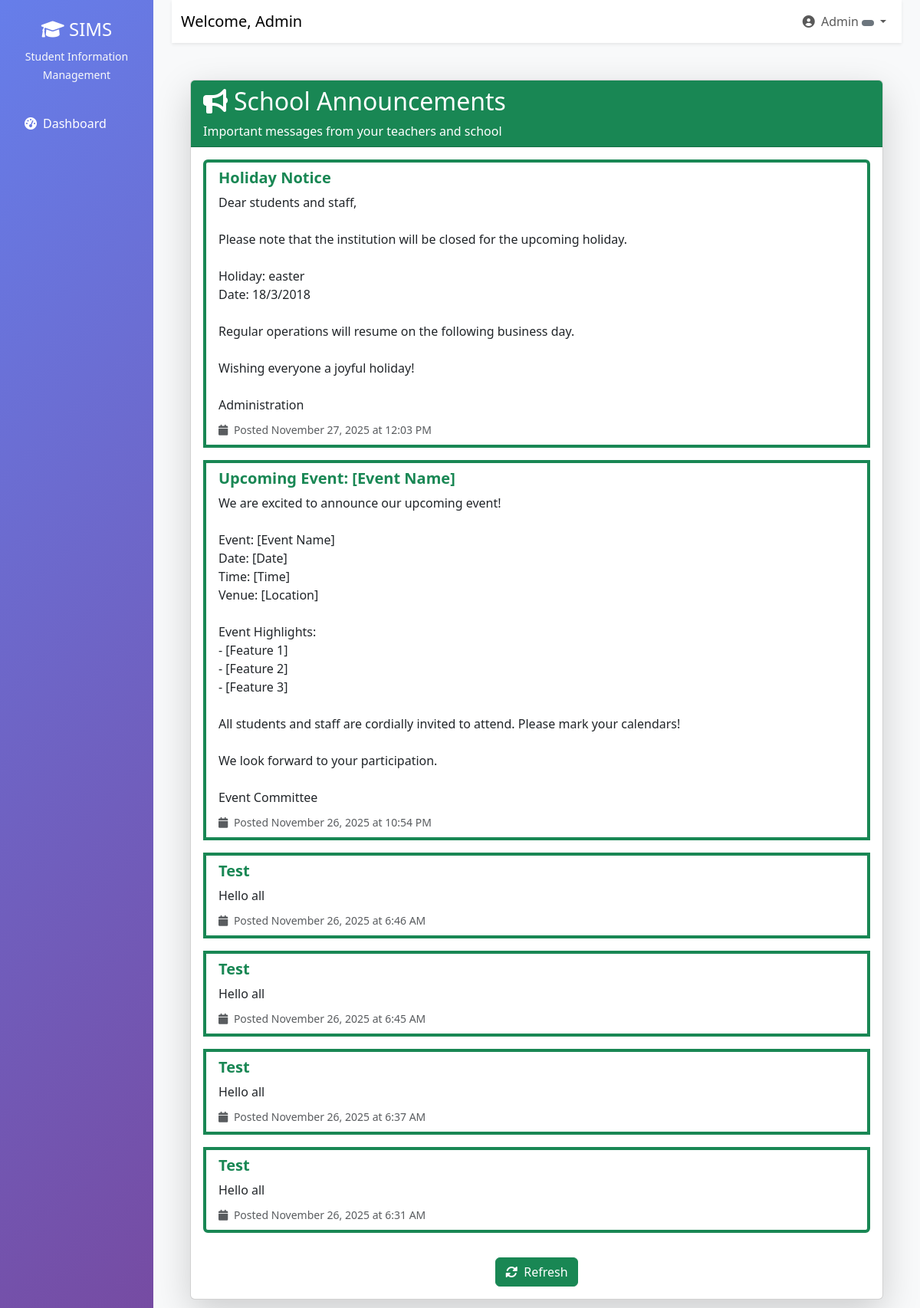
/students/announcements/ (signed in), run on the app's committed database.
### users/models.py (models this page shows, shortened)
class User(AbstractUser):
    ROLE_CHOICES = (
        ('admin', 'Administrator'),
        ('teacher', 'Teacher'),
        ('student', 'Student'),
        ('registrar', 'Registrar'),
        ('finance', 'Finance Officer'),
        ('parent', 'Parent'),
    )
    role = models.CharField(max_length=20, choices=ROLE_CHOICES)
    phone = models.CharField(max_length=15, blank=True)
    address = models.TextField(blank=True)
    date_of_birth = models.DateField(null=True, blank=True)
    profile_picture = models.ImageField(upload_to='profiles/', null=True, blank=True)
    is_approved = models.BooleanField(default=False)
    created_at = models.DateTimeField(auto_now_add=True)

### notifications/models.py (models this page shows, shortened)
class Announcement(models.Model):
    title = models.CharField(max_length=200)
    content = models.TextField()
    created_by = models.ForeignKey(User, on_delete=models.CASCADE)
    created_at = models.DateTimeField(auto_now_add=True)
    is_active = models.BooleanField(default=True)
    target_roles = models.JSONField(default=list)  # List of roles that should see this

### users/decorators.py (the view)
        def wrapper(request, *args, **kwargs):
            if request.user.is_authenticated:
                if request.user.role in allowed_roles or request.user.is_superuser:
                    return view_func(request, *args, **kwargs)
            messages.error(request, "You don't have permission to access this page.")
            return redirect('dashboard')

### templates/students/announcements.html (shortened to what this page needs)
{% extends 'base.html' %}
{% load static %}
{% block content %}
<div class="container py-4">
    <div class="card shadow-lg">
        <div class="card-header bg-success text-white">
            <h2 class="mb-0">
                <i class="fas fa-bullhorn me-2"></i>School Announcements
            </h2>
            <p class="mb-0 mt-2">Important messages from your teachers and school</p>
        </div>
        <div class="card-body">
            {% if announcements %}
                <div class="list-group">
                    {% for ann in announcements %}
                    <div class="list-group-item mb-3 border-start border-success border-4">
                        <div class="d-flex justify-content-between align-items-start">
                            <div class="flex-grow-1">
                                <h5 class="mb-2 text-success">
                                    <strong>{{ ann.title }}</strong>
                                </h5>
                                <p class="mb-2 text-dark" style="white-space: pre-line;">{{ ann.content }}</p>
                                <small class="text-muted">
                                    <i class="fas fa-calendar me-1"></i>
                                    Posted {{ ann.created_at|date:"F j, Y" }} at {{ ann.created_at|date:"g:i A" }}
                                </small>
                            </div>
                        </div>
                    </div>
                    {% endfor %}
                </div>
            {% else %}
                <div class="text-center py-5">
                    <i class="fas fa-inbox fa-3x text-muted mb-3"></i>
                    <h4 class="text-muted">No Announcements</h4>
                    <p class="text-muted">There are no announcements at the moment. Check back later!</p>
                </div>
            {% endif %}
            <div class="mt-3 text-center">
                <a href="{% url 'view_announcements' %}" class="btn btn-success">
                    <i class="fas fa-sync-alt me-2"></i>Refresh
                </a>
            </div>
        </div>
    </div>
</div>
{% endblock %}

### templates/base.html (shortened to what this page needs)
<!DOCTYPE html>
<html lang="en">
  <head>
    <link
      href="https://cdn.jsdelivr.net/npm/bootstrap@5.3.0/dist/css/bootstrap.min.css"
      rel="stylesheet"
    />
    <link
      href="https://cdnjs.cloudflare.com/ajax/libs/font-awesome/6.0.0/css/all.min.css"
      rel="stylesheet"
    />
  </head>
  <body>
    {% if user.is_authenticated %}
    <div class="container-fluid">
      <div class="row">
        <nav class="col-md-3 col-lg-2 d-md-block sidebar">
          <div class="position-sticky pt-4">
            <div class="text-center mb-4">
              <h4 class="text-white">
                <i class="fas fa-graduation-cap"></i> SIMS
              </h4>
              <small class="text-light">Student Information Management</small>
            </div>
            <ul class="nav flex-column">
              <li class="nav-item">
                <a
                  class="nav-link {% if request.resolver_match.url_name == 'dashboard' %}active{% endif %}"
                  href="{% url 'dashboard' %}"
                >
                  <i class="fas fa-tachometer-alt me-2"></i>Dashboard
                </a>
              </li>
            </ul>
          </div>
        </nav>
        <main class="col-md-9 ms-sm-auto col-lg-10 px-md-4 main-content">
          <nav
            class="navbar navbar-expand-lg navbar-light bg-white shadow-sm mb-4"
          >
            <div class="container-fluid">
              <span class="navbar-brand"
                >Welcome, {{ user.get_full_name|default:user.username }}</span
              >
              <div class="navbar-nav ms-auto">
                <div class="nav-item dropdown">
                  <a
                    class="nav-link dropdown-toggle"
                    href="#"
                    id="navbarDropdown"
                    role="button"
                    data-bs-toggle="dropdown"
                  >
                    <i class="fas fa-user-circle me-1"></i> {{ user.username }}
                    <span
                      class="badge bg-{% if user.role == 'admin' %}danger{% elif user.role == 'teacher' %}info{% elif user.role == 'student' %}success{% elif user.role == 'parent' %}warning{% else %}secondary{% endif %}"
                    >
                    </span>
                  </a>
                </div>
              </div>
            </div>
          </nav>
          <div class="container-fluid">{% block content %}{% endblock %}</div>
        </main>
      </div>
    </div>
    {% else %} {% block auth_content %}{% endblock %} {% endif %}
  </body>
</html>

### templates/base.html (style rules this page uses)
.sidebar { min-height: 100vh; background: linear-gradient(135deg, #667eea 0%, #764ba2 100%); }
.sidebar .nav-link { color: #fff; padding: 12px 20px; margin: 4px 0; border-radius: 8px; transition: all 0.3s; }
.main-content { background-color: #f8f9fa; min-height: 100vh; }

### data on the page
User: get_full_name "Admin", username "Admin"
Announcement: title "Holiday Notice", content "Dear students and staff, Please note that the institution will be closed for the upcoming holiday. Holiday: easter Date: 18/3/2018 Regular operations will resume on the following business day. Wishing everyone a joyful holiday! Administration", created_at "November 27, 2025", created_at "12:03 PM"
Announcement: title "Upcoming Event: [Event Name]", content "We are excited to announce our upcoming event! Event: [Event Name] Date: [Date] Time: [Time] Venue: [Location] Event Highlights: - [Feature 1] - [Feature 2] - [Feature 3] All students and staff are cordially invited to attend. Please mark your calendars! We look forward to your participation. Event Committee", created_at "November 26, 2025", created_at "10:54 PM"
Announcement: title "Test", content "Hello all", created_at "November 26, 2025", created_at "6:46 AM"
Announcement: title "Test", content "Hello all", created_at "November 26, 2025", created_at "6:45 AM"
Announcement: title "Test", content "Hello all", created_at "November 26, 2025", created_at "6:37 AM"
Announcement: title "Test", content "Hello all", created_at "November 26, 2025", created_at "6:31 AM"
